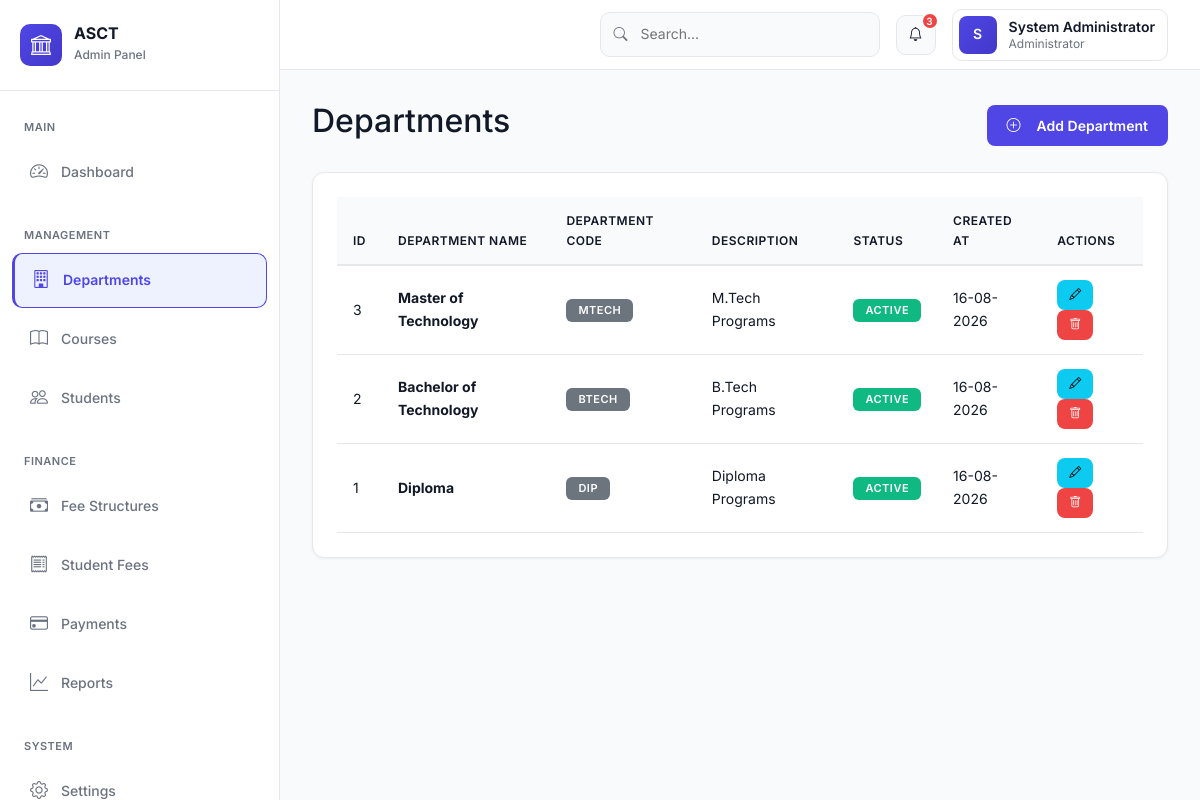
The page /admin/departments.php (signed in) on the database its author committed.
### tables this page shows
CREATE TABLE departments (
    id INT PRIMARY KEY AUTO_INCREMENT,
    department_name VARCHAR(100) NOT NULL,
    department_code VARCHAR(20) UNIQUE NOT NULL,
    description TEXT,
    status ENUM('active', 'inactive') DEFAULT 'active',
    created_at TIMESTAMP DEFAULT CURRENT_TIMESTAMP,
    updated_at TIMESTAMP DEFAULT CURRENT_TIMESTAMP ON UPDATE CURRENT_TIMESTAMP,
    INDEX idx_code (department_code),
    INDEX idx_status (status)
);

### config/config.php (called while the page is built, shortened)
<?php
function format_date($date, $format = 'd-m-Y') {
    return date($format, strtotime($date));
}
?>

### admin/departments.php (the view, shortened to what this page needs)
<?php
$db = new Database();
$conn = $db->getConnection();
$stmt = $conn->query("SELECT * FROM departments ORDER BY id DESC");
$departments = $stmt->fetchAll();
require_once __DIR__ . '/../includes/admin-header.php';
?>
<div class="d-flex justify-content-between align-items-center mb-4">
    <h2>Departments</h2>
    <button type="button" class="btn btn-primary" data-bs-toggle="modal" data-bs-target="#addDepartmentModal">
        <i class="bi bi-plus-circle me-2"></i>Add Department
    </button>
</div>
<div class="card">
    <div class="card-body">
        <div class="table-responsive">
            <table class="table table-hover">
                <thead>
                    <tr>
                        <th>ID</th>
                        <th>Department Name</th>
                        <th>Department Code</th>
                        <th>Description</th>
                        <th>Status</th>
                        <th>Created At</th>
                        <th>Actions</th>
                    </tr>
                </thead>
                <tbody>
                    <?php if (count($departments) > 0): ?>
                        <?php foreach ($departments as $dept): ?>
                            <tr>
                                <td><?php echo $dept['id']; ?></td>
                                <td><strong><?php echo $dept['department_name']; ?></strong></td>
                                <td><span class="badge bg-secondary"><?php echo $dept['department_code']; ?></span></td>
                                <td><?php echo $dept['description']; ?></td>
                                <td>
                                    <span class="badge <?php echo $dept['status'] === 'active' ? 'bg-success' : 'bg-danger'; ?>">
                                        <?php echo ucfirst($dept['status']); ?>
                                    </span>
                                </td>
                                <td><?php echo format_date($dept['created_at']); ?></td>
                                <td>
                                    <button class="btn btn-sm btn-info edit-btn"
                                            data-id="<?php echo $dept['id']; ?>"
                                            data-name="<?php echo htmlspecialchars($dept['department_name']); ?>"
                                            data-code="<?php echo $dept['department_code']; ?>"
                                            data-description="<?php echo htmlspecialchars($dept['description']); ?>"
                                            data-status="<?php echo $dept['status']; ?>">
                                        <i class="bi bi-pencil"></i>
                                    </button>
                                    <button class="btn btn-sm btn-danger delete-btn" data-id="<?php echo $dept['id']; ?>">
                                        <i class="bi bi-trash"></i>
                                    </button>
                                </td>
                            </tr>
                        <?php endforeach; ?>
                    <?php else: ?>
                        <tr>
                            <td colspan="7" class="text-center">No departments found</td>
                        </tr>
                    <?php endif; ?>
                </tbody>
            </table>
        </div>
    </div>
</div>
<?php require_once __DIR__ . '/../includes/admin-footer.php'; ?>

### includes/admin-header.php (style rules this page uses)
:root { --primary-color: #4F46E5; --primary-hover: #4338CA; --primary-light: #EEF2FF; --secondary-color: #10B981; --danger-color: #EF4444; --warning-color: #F59E0B; --info-color: #3B82F6; --dark-color: #1F2937; --text-primary: #111827; --text-secondary: #6B7280; --border-color: #E5E7EB; --background: #F9FAFB; --sidebar-width: 280px; --header-height: 70px; --border-radius: 12px; --shadow-sm: 0 1px 3px rgba(0, 0, 0, 0.05); --shadow-md: 0 4px 6px -1px rgba(0, 0, 0, 0.05), 0 2px 4px -1px rgba(0, 0, 0, 0.03); --shadow-lg: 0 10px 15px -3px rgba(0, 0, 0, 0.05), 0 4px 6px -2px rgba(0, 0, 0, 0.03); --transition: all 0.3s cubic-bezier(0.4, 0, 0.2, 1); }
* { margin: 0; padding: 0; box-sizing: border-box; }
body { font-family: 'Inter', -apple-system, BlinkMacSystemFont, 'Segoe UI', Roboto, sans-serif; background-color: var(--background); color: var(--text-primary); font-size: 14px; line-height: 1.6; overflow-x: hidden; }
.card { background: white; border-radius: var(--border-radius); border: 1px solid var(--border-color); box-shadow: var(--shadow-sm); margin-bottom: 24px; transition: var(--transition); }
.card-body { padding: 24px; }
.table { font-size: 14px; margin-bottom: 0; }
.table thead th { background: var(--background); color: var(--text-primary); font-weight: 600; text-transform: uppercase; font-size: 12px; letter-spacing: 0.5px; padding: 14px 16px; border-bottom: 2px solid var(--border-color); }
.table tbody td { padding: 14px 16px; vertical-align: middle; color: var(--text-primary); border-bottom: 1px solid var(--border-color); }
.table tbody tr { transition: var(--transition); }
.badge { padding: 6px 12px; border-radius: 6px; font-weight: 600; font-size: 11px; text-transform: uppercase; letter-spacing: 0.5px; }
.badge.bg-success { background: var(--secondary-color) !important; }
.btn { padding: 10px 20px; border-radius: 8px; font-weight: 600; font-size: 14px; transition: var(--transition); border: none; display: inline-flex; align-items: center; gap: 8px; }
.btn-primary { background: var(--primary-color); color: white; }
.btn-danger { background: var(--danger-color); }
.btn-sm { padding: 6px 12px; font-size: 12px; }

### rows shown on the page
departments: id "3", department_name "Master of Technology", department_code "MTECH", description "M.Tech Programs", status "ACTIVE", created_at "16-08-2026"
departments: id "2", department_name "Bachelor of Technology", department_code "BTECH", description "B.Tech Programs", status "ACTIVE", created_at "16-08-2026"
departments: id "1", department_name "Diploma", department_code "DIP", description "Diploma Programs", status "ACTIVE", created_at "16-08-2026"

### other values the page prints
substr($_SESSION['name'], 0, 1) "S"
$_SESSION['name'] "System Administrator"
